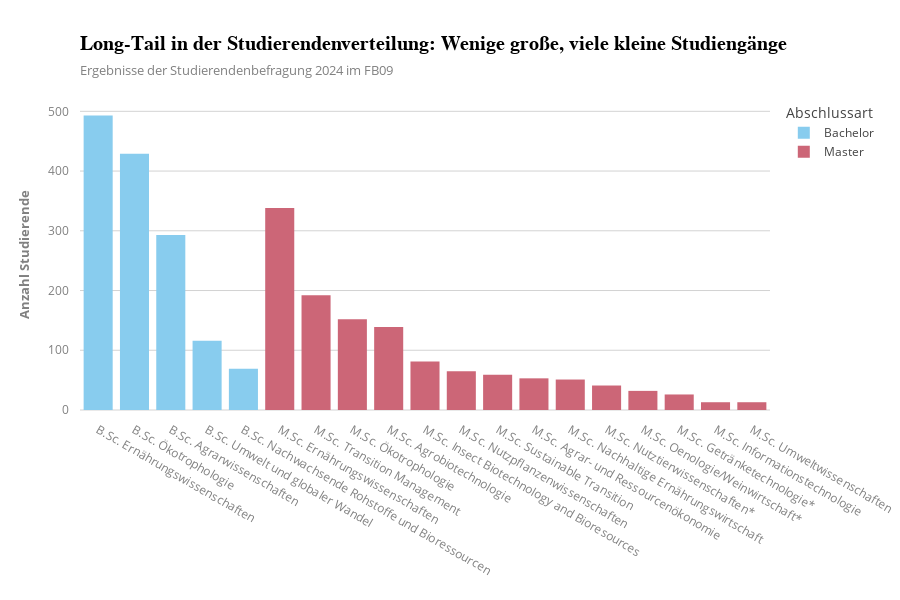

This figure's notebook cell:
### Code cell
# Treemap erstellen
fig = px.bar(
    studiengang_verteilung,
    x="Studiengang",
    y="Anzahl Studierende",
    title="Long-Tail in der Studierendenverteilung: Wenige große, viele kleine Studiengänge",
    subtitle="Ergebnisse der Studierendenbefragung 2024 im FB09",
    color_discrete_map=color_map,
    color="Abschlussart",
    template="infoviz"
)
fig.update_layout(
    margin=dict(b=190, r=130),
    xaxis=dict(title=""),
    height=600,
    showlegend=True
)

fig.show()

### Figure 1 — Plotly figure (JSON) as saved in the notebook; plotly's stock layout.template omitted (floating-point values rounded to 4 significant figures)
{"data": [{"hovertemplate": "Abschlussart=Bachelor<br>Studiengang=%{x}<br>Anzahl Studierende=%{y}<extra></extra>", "legendgroup": "Bachelor", "marker": {"color": "rgb(136, 204, 238)", "pattern": {"shape": ""}}, "name": "Bachelor", "orientation": "v", "showlegend": true, "textposition": "auto", "type": "bar", "x": ["B.Sc. Ernährungswissenschaften", "B.Sc. Ökotrophologie", "B.Sc. Agrarwissenschaften", "B.Sc. Umwelt und globaler Wandel", "B.Sc. Nachwachsende Rohstoffe und Bioressourcen"], "xaxis": "x", "y": [493, 429, 293, 116, 69], "yaxis": "y"}, {"hovertemplate": "Abschlussart=Master<br>Studiengang=%{x}<br>Anzahl Studierende=%{y}<extra></extra>", "legendgroup": "Master", "marker": {"color": "rgb(204, 102, 119)", "pattern": {"shape": ""}}, "name": "Master", "orientation": "v", "showlegend": true, "textposition": "auto", "type": "bar", "x": ["M.Sc. Ernährungswissenschaften", "M.Sc. Transition Management", "M.Sc. Ökotrophologie", "M.Sc. Agrobiotechnologie", "M.Sc. Insect Biotechnology and Bioresources", "M.Sc. Nutzpflanzenwissenschaften", "M.Sc. Sustainable Transition", "M.Sc. Agrar- und Ressourcenökonomie", "M.Sc. Nachhaltige Ernährungswirtschaft", "M.Sc. Nutztierwissenschaften*", "M.Sc. Oenologie/Weinwirtschaft*", "M.Sc. Getränketechnologie*", "M.Sc. Informationstechnologie", "M.Sc. Umweltwissenschaften"], "xaxis": "x", "y": [338, 192, 152, 139, 81, 65, 59, 53, 51, 41, 32, 26, 13, 13], "yaxis": "y"}], "layout": {"barmode": "relative", "height": 600, "legend": {"title": {"text": "Abschlussart"}, "tracegroupgap": 0}, "margin": {"b": 190, "r": 130}, "showlegend": true, "title": {"subtitle": {"text": "Ergebnisse der Studierendenbefragung 2024 im FB09"}, "text": "Long-Tail in der Studierendenverteilung: Wenige große, viele kleine Studiengänge"}, "xaxis": {"anchor": "y", "domain": [0, 1], "title": {"text": ""}}, "yaxis": {"anchor": "x", "domain": [0, 1], "title": {"text": "Anzahl Studierende"}}}}
